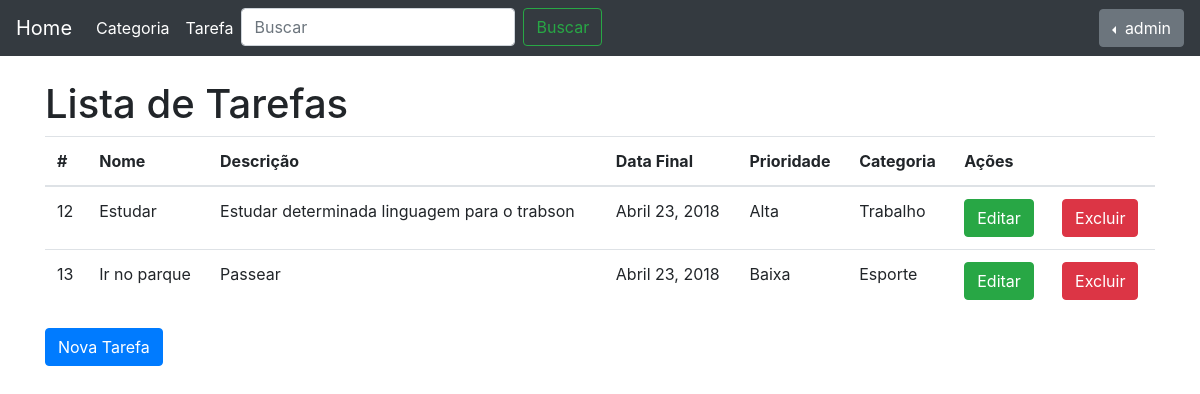
The app's page /tarefas/lista-tarefa/ (signed in) with its own data.
### tarefas/models.py (models this page shows, shortened)
class Tarefa(models.Model):
    PRIORIDADE_CHOICES = (
        ('B', 'Baixa'),
        ('M', 'Média'),
        ('A', 'Alta'),
    )
    STATUS_CHOICES = (
        ('EA', 'Em Andamento'),
        ('C', 'Concluído'),
        ('CD', 'Cancelada'),
    )
    nome = models.CharField(max_length=100, verbose_name='Nome')
    descricrao = models.TextField(verbose_name='Descrição', blank=True)
    data_final = models.DateField(verbose_name='Data Final')
    prioridade = models.CharField(verbose_name='Prioridade', max_length=1, choices=PRIORIDADE_CHOICES)
    categoria = models.ForeignKey(Categoria, verbose_name='Categoria', on_delete=models.PROTECT)
    user = models.ForeignKey(User, on_delete=models.PROTECT)
    status = models.CharField(verbose_name='Status', max_length=2, choices=STATUS_CHOICES, blank=True, default='EA')
    objects = TarefaManager()

class Categoria(models.Model):
    nome = models.CharField(max_length=100, verbose_name='Nome')
    descricrao = models.TextField(verbose_name='Descrição')
    user = models.ForeignKey(User, on_delete=models.PROTECT)
    def __str__(self):
        return self.nome

### tarefas/views.py (the view)
@login_required
def lista_tarefa(request):
    tarefas = Tarefa.objects.filter(user = request.user, status ='EA')
    return render(request, 'tarefas/lista_tarefa.html', {'tarefas': tarefas})

### tarefas/templates/tarefas/lista_tarefa.html (shortened to what this page needs)
{% extends "base.html" %}
{% block body %}
        <h1>Lista de Tarefas</h1>
        {% if tarefas %}
            <table class="table">
                <thead>
                    <tr>
                        <th>#</th>
                        <th>Nome</th>
                        <th>Descrição</th>
                        <th>Data Final</th>
                        <th>Prioridade</th>
                        <th>Categoria</th>
                        <th colspan="2">Ações</th>
                    </tr>
                </thead>
                <tbody>
                    {% for t in tarefas %}
                        <tr>
                            <td>{{t.id}}</td>
                            <td>{{t.nome}}</td>
                            <td>{{t.descricrao}}</td>
                            <td>{{t.data_final}}</td>
                            <td>{{t.get_prioridade_display}}</td>
                            <td>{{t.categoria}}</td>
                            <td><a href="{% url 'tarefas:update-tarefa' t.id %}" class="btn btn-success">Editar</a></td>
                            <td><a href="{% url 'tarefas:delete-tarefa' t.id %}" class="btn btn-danger">Excluir</a></td>
                        </tr>
                    {% endfor %}
                </tbody>
            </table>
        {% else %}
            <div class="alert alert-info">
                <p>Não há tarefas cadastradas!</p>
            </div>
        {% endif %}
        <a href="{% url 'tarefas:nova-tarefa' %}" class="btn btn-primary" role="button">Nova Tarefa</a>
{% endblock body %}

### core/templates/base.html (shortened to what this page needs)
{% load staticfiles %}
<!doctype html>
<html lang="pt">
  <head>
    <link href="{% static "css/bootstrap.min.css" %}" rel="stylesheet">
    <link href="{% static "css/starter-template.css" %}" rel="stylesheet">
  </head>
  <body>
    <nav class="navbar navbar-expand-md navbar-dark bg-dark fixed-top">
      <a class="navbar-brand" href="/">Home</a>
      <div class="collapse navbar-collapse" id="navbarsExampleDefault">
        <ul class="navbar-nav mr-auto">
          <li class="nav-item active">
            <a class="nav-link" href="{% url 'tarefas:categoria' %}">Categoria <span class="sr-only">(current)</span></a>
          </li>
          <li class="nav-item active">
            <a class="nav-link" href="{% url 'tarefas:lista-tarefa' %}">Tarefa <span class="sr-only">(current)</span></a>
          </li>
          <li>
            <form class="form-inline" action="{% url 'tarefas:search' %}">
              <input class="form-control mr-sm-2" name ="search" type="search" placeholder="Buscar" aria-label="Search">
              <button class="btn btn-outline-success my-2 my-sm-0" type="submit">Buscar</button>
            </form>
          </li>
        </ul>
      </div>
      <div class="btn-group dropleft">
        <button type="button" class="btn btn-secondary dropdown-toggle" data-toggle="dropdown" aria-haspopup="true" aria-expanded="false">
          {% if user.is_authenticated %}{{user.get_full_name|default:user.username}}{% endif %}
        </button>
      </div>
    </nav>
    <div  class="container">
      {% block body %}
      {% endblock body %}
    </div>
  </body>
</html>

### core/static/css/starter-template.css (style rules this page uses)
body { padding-top: 5rem; }

### records on screen
Tarefa: id "12", nome "Estudar", descricrao "Estudar determinada linguagem para o trabson", data_final "Abril 23, 2018", prioridade "Alta", categoria "Trabalho"
Tarefa: id "13", nome "Ir no parque", descricrao "Passear", data_final "Abril 23, 2018", prioridade "Baixa", categoria "Esporte"

### other values on screen
{{ user.get_full_name|default:user.username }} "admin"
